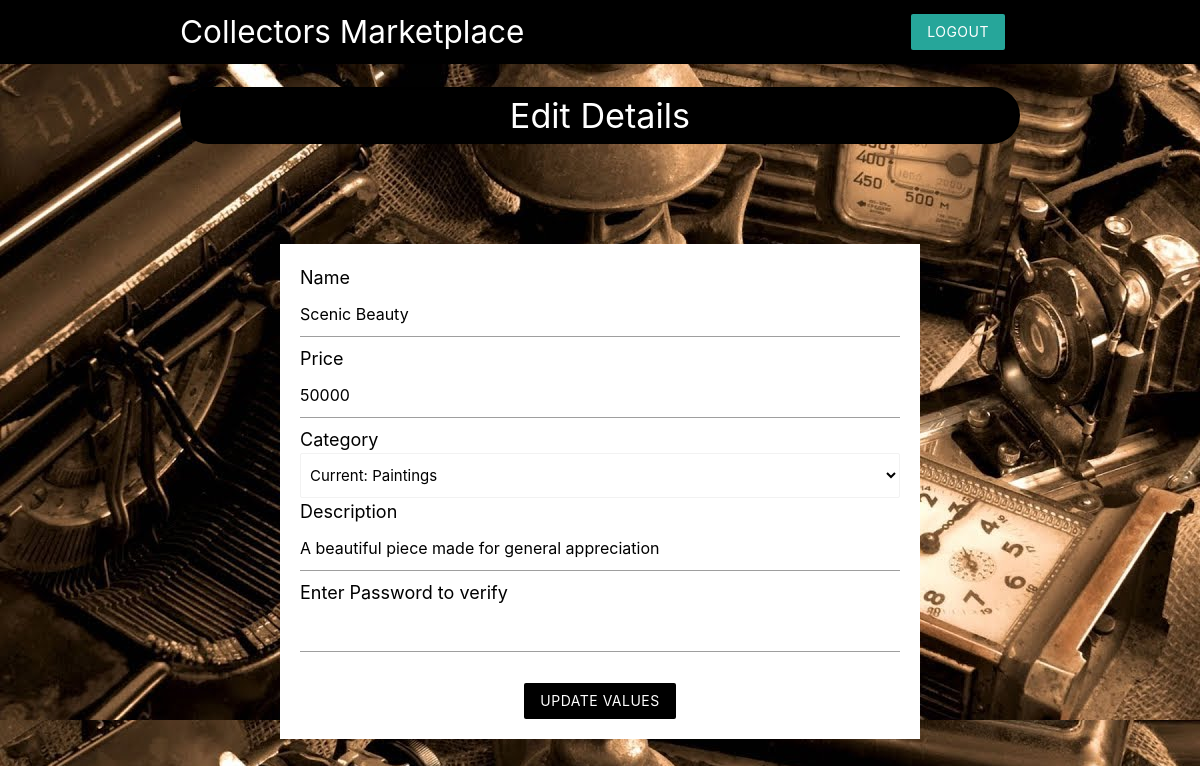
Page /seller/prod_edit.php?product_id=15 (signed in) on the committed database.
### tables this page shows
CREATE TABLE `product` (
  `product_id` int(5) NOT NULL,
  `cat_id` int(11) NOT NULL DEFAULT 404,
  `seller_id` int(11) NOT NULL,
  `product_name` varchar(50) NOT NULL,
  `product_price` int(11) NOT NULL,
  `product_img` varchar(255) NOT NULL,
  `timestamp_add` timestamp NOT NULL DEFAULT current_timestamp(),
  `status` int(1) NOT NULL DEFAULT 1,
  `product_desc` text NOT NULL
);

### seller/prod_edit.php (the view, shortened to what this page needs)
<?php
include("../templates/database_conn.php");
    $prod_name="";
    $prod_price="";
    $category="";
    $prod_desc="";
    if(isset($_GET['product_id'])){
        $p=$_GET['product_id'];
        $sql="Select * from product where product_id='$p'";
        $res=mysqli_query($con,$sql);
        $prod=mysqli_fetch_array($res,MYSQLI_ASSOC);
        $prod_name=$prod['product_name'];
        $prod_price=$prod['product_price'];
        $category=$prod['cat_id'];
        $prod_desc=$prod['product_desc'];
    }
    else{
        header("location:sellerpage.php");
    }
?>
<!DOCTYPE html>
<html lang="en">
<head>
    <link rel="stylesheet" href="https://cdnjs.cloudflare.com/ajax/libs/materialize/1.0.0/css/materialize.min.css">
</head>
<body>
<nav class="black z-depth-0">
		<div class ="container">
			<a href="sellerpage.php" class="brand-logo brand-text">Collectors Marketplace</a>
            <ul id="nav-mobile" class="right hide-on-small-and-down">
                <li><a href="seller_logout.php" class="btn brand z-depth-0">Logout</a></li>
			</ul>
		</div>
	</nav>
    <section class="container grey-text" >
        <h4 class="center white-text" style="background-color:black; border-radius:30px; padding:10px;">
        Edit Details
        </h4>
 <form class="white" method="POST" enctype="multipart/form-data">
     <label style="font-size:18px; color:black;">Name</label>
     <input type="text" name="product_name" value='<?php echo $prod_name?>' required>
     <label style="font-size:18px; color:black;">Price</label>
     <input type="number" name="product_price" value='<?php echo $prod_price?>' required>
     <label style="font-size:18px; color:black;">Category</label>
     <select name="Category" class="browser-default">
     <option selected value="<?php echo $category;?>">Current: <?php
            $sql4="select * from `category` where cat_id='$category'";
            $res4=mysqli_query($con,$sql4);
            $cat_info=mysqli_fetch_array($res4,MYSQLI_ASSOC);
            echo $cat_info['cat_name'];
     ?></option>
     </select>
     <label style="font-size:18px; color:black;">Description</label>
     <input type="text" name="product_desc" value='<?php echo $prod_desc?>' required>
     <label style="font-size:18px; color:black;">Enter Password to verify</label>
     <input type="password" name="password" value='' required>
     <br>
     <div class="center">
         <input type="submit" name="submit" value="Update values" class="btn brand z-depth-0" style="background-color:black;"></input>
     </div>
 </form>
</section>
</body>
</html>

### seller/prod_edit.php (style rules this page uses)
form { max-width: 800px; margin: 100px; padding: 20px; }
body { background-image: url('../templates/images/bg_theme.jpg'); }

### rows in the picture
product: product_name "Scenic Beauty", product_price "50000", product_desc "A beautiful piece made for general appreciation"
